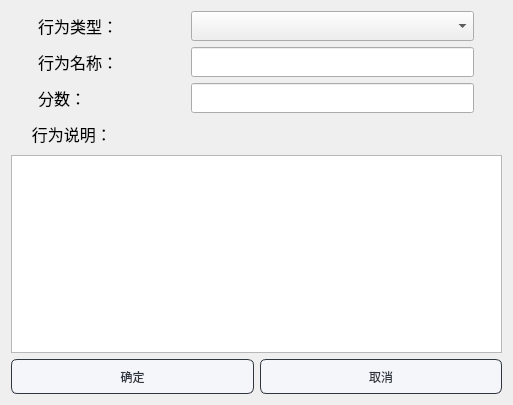
<?xml version="1.0" encoding="UTF-8"?>
<ui version="4.0">
 <class>ruleEdit</class>
 <widget class="QDialog" name="ruleEdit">
  <property name="geometry">
   <rect>
    <x>0</x>
    <y>0</y>
    <width>513</width>
    <height>405</height>
   </rect>
  </property>
  <property name="minimumSize">
   <size>
    <width>513</width>
    <height>405</height>
   </size>
  </property>
  <property name="maximumSize">
   <size>
    <width>513</width>
    <height>405</height>
   </size>
  </property>
  <property name="windowTitle">
   <string>Dialog</string>
  </property>
  <layout class="QGridLayout" name="gridLayout">
   <item row="0" column="0">
    <layout class="QHBoxLayout" name="horizontalLayout">
     <item>
      <widget class="QLabel" name="label_5">
       <property name="minimumSize">
        <size>
         <width>120</width>
         <height>30</height>
        </size>
       </property>
       <property name="maximumSize">
        <size>
         <width>120</width>
         <height>30</height>
        </size>
       </property>
       <property name="font">
        <font>
         <family>华文楷体</family>
         <pointsize>12</pointsize>
        </font>
       </property>
       <property name="text">
        <string>行为类型：</string>
       </property>
      </widget>
     </item>
     <item>
      <widget class="QComboBox" name="type">
       <property name="minimumSize">
        <size>
         <width>283</width>
         <height>30</height>
        </size>
       </property>
       <property name="maximumSize">
        <size>
         <width>283</width>
         <height>30</height>
        </size>
       </property>
       <property name="font">
        <font>
         <family>华文楷体</family>
         <pointsize>12</pointsize>
        </font>
       </property>
      </widget>
     </item>
    </layout>
   </item>
   <item row="1" column="0">
    <layout class="QHBoxLayout" name="horizontalLayout_3">
     <item>
      <widget class="QLabel" name="label_2">
       <property name="minimumSize">
        <size>
         <width>120</width>
         <height>30</height>
        </size>
       </property>
       <property name="maximumSize">
        <size>
         <width>120</width>
         <height>30</height>
        </size>
       </property>
       <property name="font">
        <font>
         <family>华文楷体</family>
         <pointsize>12</pointsize>
        </font>
       </property>
       <property name="text">
        <string>行为名称：</string>
       </property>
      </widget>
     </item>
     <item>
      <widget class="QLineEdit" name="name">
       <property name="minimumSize">
        <size>
         <width>283</width>
         <height>30</height>
        </size>
       </property>
       <property name="maximumSize">
        <size>
         <width>283</width>
         <height>30</height>
        </size>
       </property>
       <property name="font">
        <font>
         <family>华文楷体</family>
         <pointsize>12</pointsize>
        </font>
       </property>
      </widget>
     </item>
    </layout>
   </item>
   <item row="2" column="0">
    <layout class="QHBoxLayout" name="horizontalLayout_2">
     <item>
      <widget class="QLabel" name="label_3">
       <property name="minimumSize">
        <size>
         <width>120</width>
         <height>30</height>
        </size>
       </property>
       <property name="maximumSize">
        <size>
         <width>120</width>
         <height>30</height>
        </size>
       </property>
       <property name="font">
        <font>
         <family>华文楷体</family>
         <pointsize>12</pointsize>
        </font>
       </property>
       <property name="text">
        <string>分数：</string>
       </property>
      </widget>
     </item>
     <item>
      <widget class="QLineEdit" name="score">
       <property name="minimumSize">
        <size>
         <width>283</width>
         <height>30</height>
        </size>
       </property>
       <property name="maximumSize">
        <size>
         <width>283</width>
         <height>30</height>
        </size>
       </property>
       <property name="font">
        <font>
         <family>华文楷体</family>
         <pointsize>12</pointsize>
        </font>
       </property>
       <property name="text">
        <string/>
       </property>
      </widget>
     </item>
    </layout>
   </item>
   <item row="3" column="0">
    <layout class="QVBoxLayout" name="verticalLayout">
     <item>
      <widget class="QLabel" name="label_4">
       <property name="minimumSize">
        <size>
         <width>120</width>
         <height>30</height>
        </size>
       </property>
       <property name="maximumSize">
        <size>
         <width>120</width>
         <height>30</height>
        </size>
       </property>
       <property name="font">
        <font>
         <family>华文楷体</family>
         <pointsize>12</pointsize>
        </font>
       </property>
       <property name="text">
        <string>     行为说明：</string>
       </property>
      </widget>
     </item>
     <item>
      <widget class="QTextEdit" name="explain">
       <property name="minimumSize">
        <size>
         <width>283</width>
         <height>0</height>
        </size>
       </property>
       <property name="maximumSize">
        <size>
         <width>16777215</width>
         <height>16777215</height>
        </size>
       </property>
       <property name="font">
        <font>
         <family>宋体</family>
         <pointsize>12</pointsize>
        </font>
       </property>
       <property name="html">
        <string>&lt;!DOCTYPE HTML PUBLIC &quot;-//W3C//DTD HTML 4.0//EN&quot; &quot;http://www.w3.org/TR/REC-html40/strict.dtd&quot;&gt;
&lt;html&gt;&lt;head&gt;&lt;meta name=&quot;qrichtext&quot; content=&quot;1&quot; /&gt;&lt;style type=&quot;text/css&quot;&gt;
p, li { white-space: pre-wrap; }
&lt;/style&gt;&lt;/head&gt;&lt;body style=&quot; font-family:'宋体'; font-size:12pt; font-weight:400; font-style:normal;&quot;&gt;
&lt;p style=&quot;-qt-paragraph-type:empty; margin-top:0px; margin-bottom:0px; margin-left:0px; margin-right:0px; -qt-block-indent:0; text-indent:0px; font-size:10pt;&quot;&gt;&lt;br /&gt;&lt;/p&gt;&lt;/body&gt;&lt;/html&gt;</string>
       </property>
      </widget>
     </item>
    </layout>
   </item>
   <item row="4" column="0">
    <layout class="QHBoxLayout" name="horizontalLayout_4">
     <item>
      <widget class="QPushButton" name="ok">
       <property name="minimumSize">
        <size>
         <width>0</width>
         <height>35</height>
        </size>
       </property>
       <property name="styleSheet">
        <string notr="true">QPushButton{
	font: 10pt &quot;微软雅黑&quot;;
    color: #2f3640;
    background-color: #f5f6fa;
    border-color: #2f3640;
    border-radius: 6px;
    border-style: solid;
    border-width: 1px;
    padding: 5px;
}

/**鼠标停留在按钮上的样式**/
QPushButton::hover{	
    color: #FFFFFF;
    background-color: #718093;
    border-color: #2f3640;
}

/**鼠标按压下去的样式**/
QPushButton::pressed,QPushButton::checked{
    color: #FFFFFF;
    background-color: qlineargradient(spread:pad, x1:0, y1:0, x2:0, y2:1, stop:0 #273c75, stop:1 #487eb0);
}

/**按钮失能情况下样式**/
QPushButton::disabled{
    color: #FFFFFF;
    background-color: #dcdde1;
    border-color: #dcdde1;
}
</string>
       </property>
       <property name="text">
        <string>确定</string>
       </property>
      </widget>
     </item>
     <item>
      <widget class="QPushButton" name="cancel">
       <property name="minimumSize">
        <size>
         <width>0</width>
         <height>35</height>
        </size>
       </property>
       <property name="styleSheet">
        <string notr="true">QPushButton{
	font: 10pt &quot;微软雅黑&quot;;
    color: #2f3640;
    background-color: #f5f6fa;
    border-color: #2f3640;
    border-radius: 6px;
    border-style: solid;
    border-width: 1px;
    padding: 5px;
}

/**鼠标停留在按钮上的样式**/
QPushButton::hover{	
    color: #FFFFFF;
    background-color: #718093;
    border-color: #2f3640;
}

/**鼠标按压下去的样式**/
QPushButton::pressed,QPushButton::checked{
    color: #FFFFFF;
    background-color: qlineargradient(spread:pad, x1:0, y1:0, x2:0, y2:1, stop:0 #273c75, stop:1 #487eb0);
}

/**按钮失能情况下样式**/
QPushButton::disabled{
    color: #FFFFFF;
    background-color: #dcdde1;
    border-color: #dcdde1;
}
</string>
       </property>
       <property name="text">
        <string>取消</string>
       </property>
      </widget>
     </item>
    </layout>
   </item>
  </layout>
 </widget>
 <resources/>
 <connections/>
</ui>
